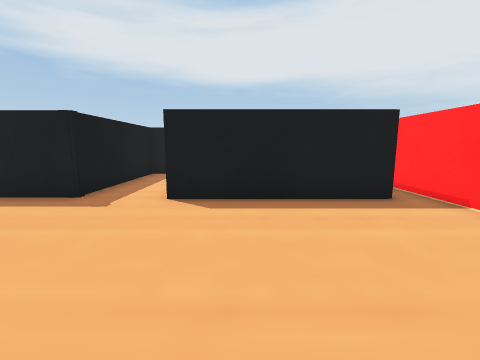
View 1 (above)

24 first-person views from a walk through a Webots world. The camera is 0.06 m above the floor, tilts 8° down and sees 90° across. The floor is counted in squares, 0.05 m on a side. Each view is taken from the middle of a square. On the plan, view 1 faces up. The plan holds only what a view shows up to about 11 squares ahead; the rest is blank. Robots are left out. Simple shapes and patterns stand in for the simulator's stock objects.

View 2
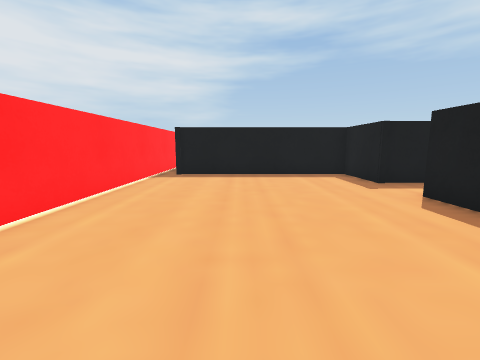

View 3
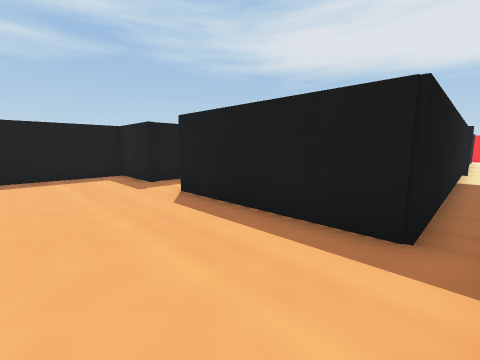

View 4
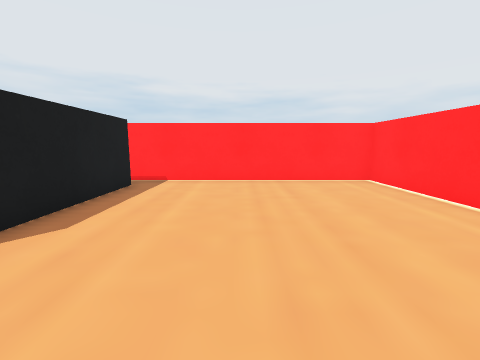

View 5
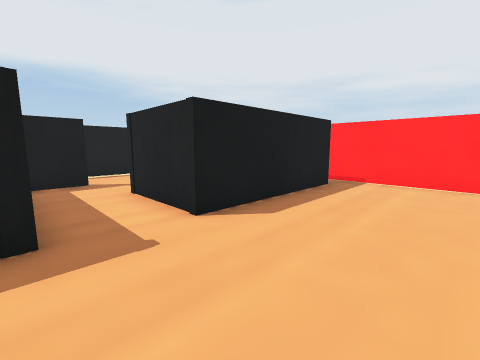

View 6
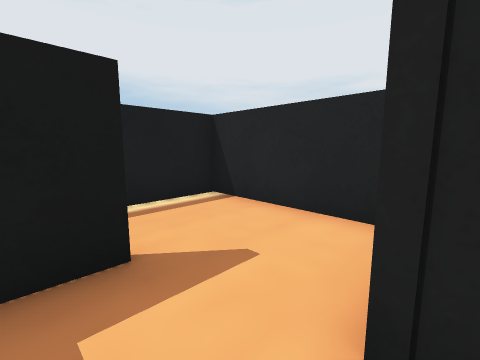

View 7
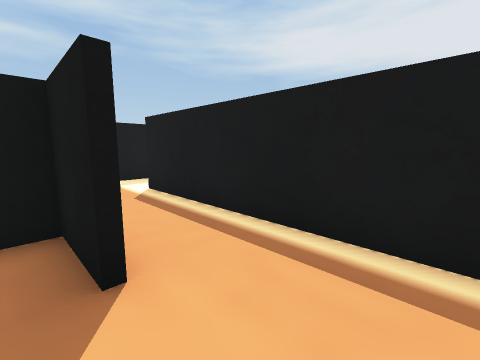

View 8
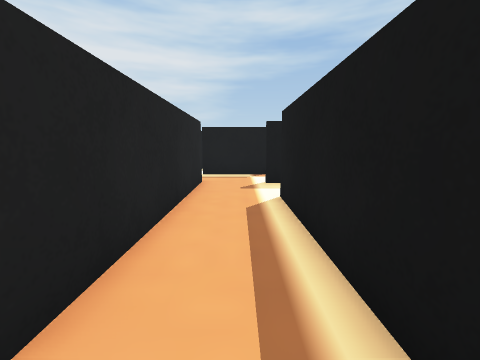

View 9
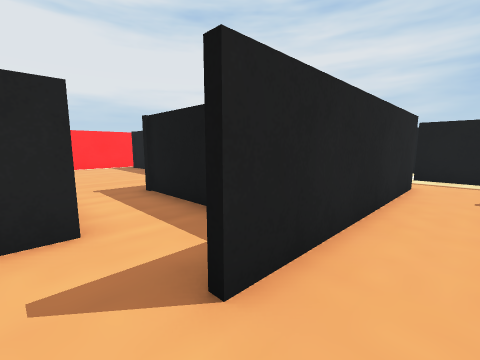

View 10
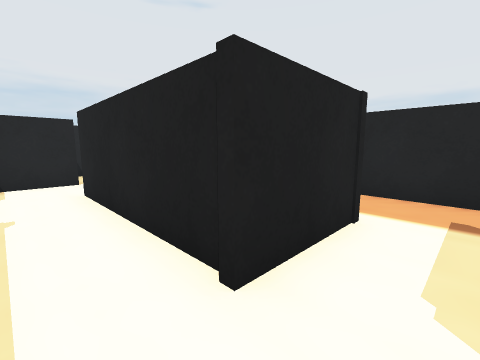

View 11
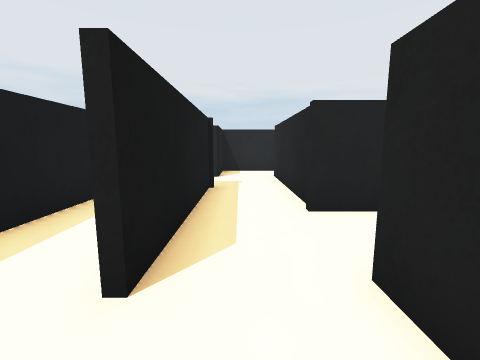

View 12
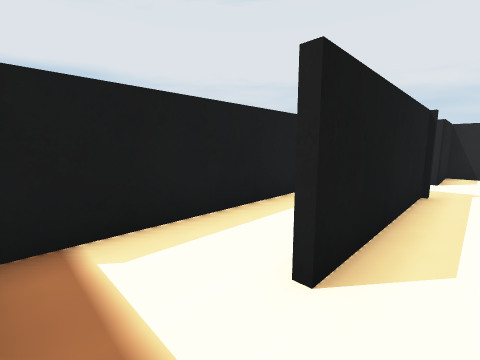

View 13
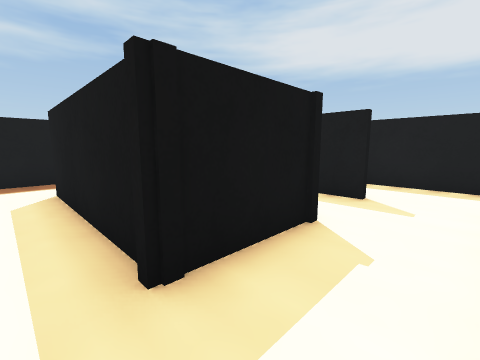

View 14
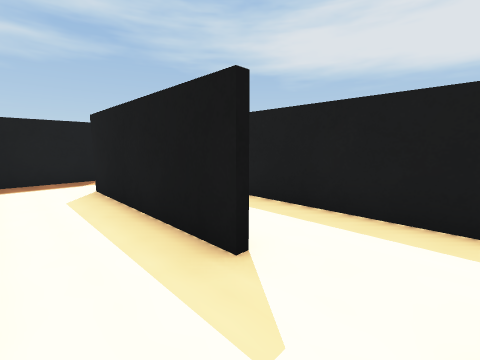

View 15
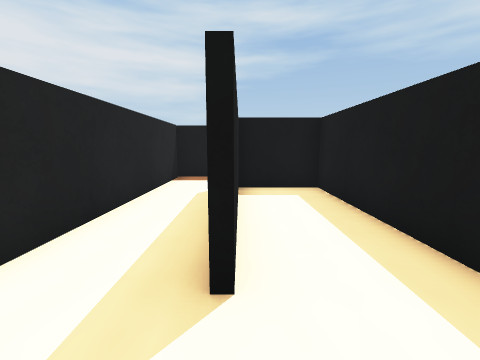

View 16
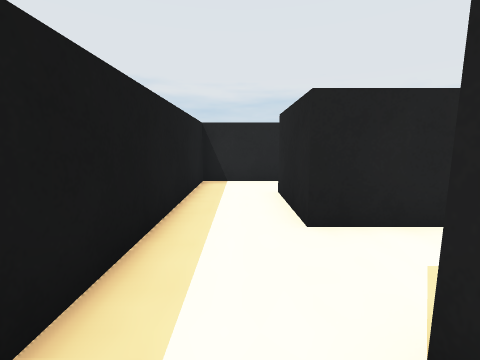

View 17
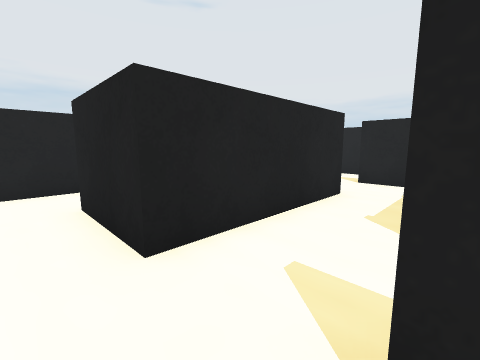

View 18
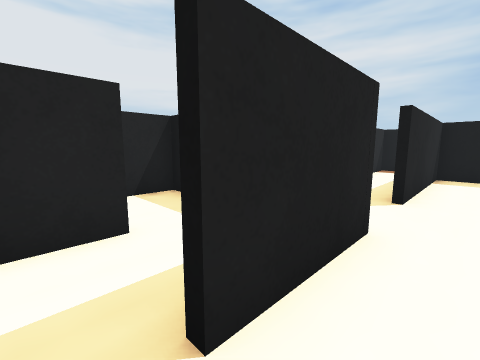

View 19
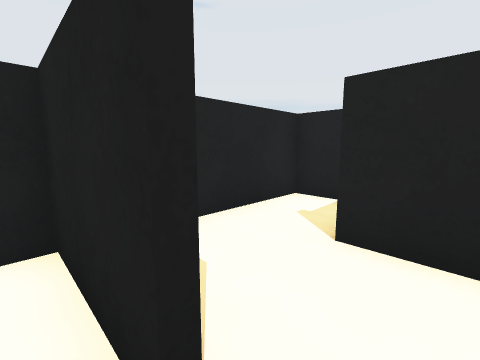

View 20
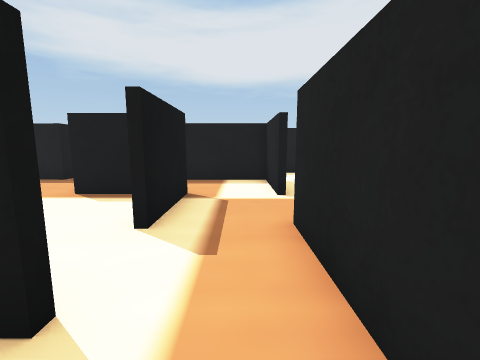

View 21
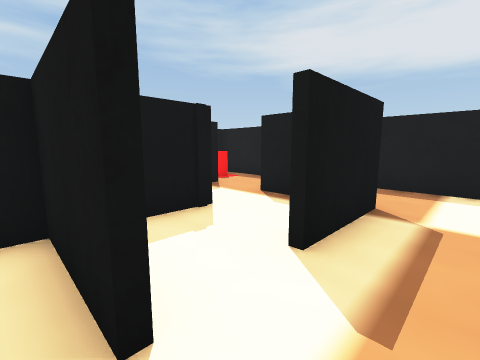

View 22
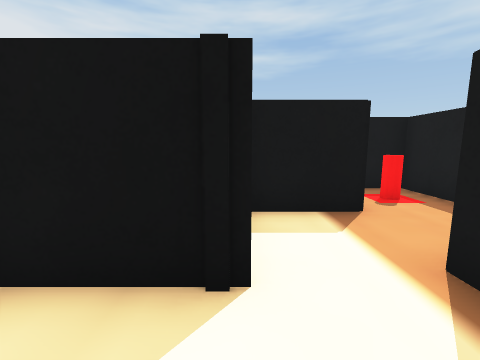

View 23
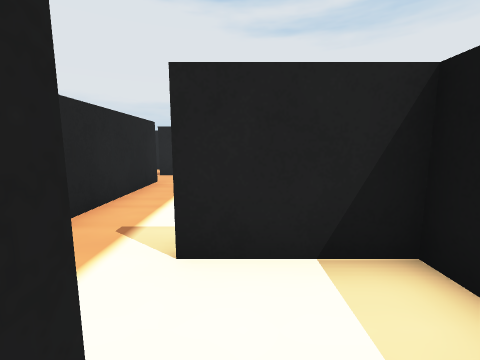

View 24
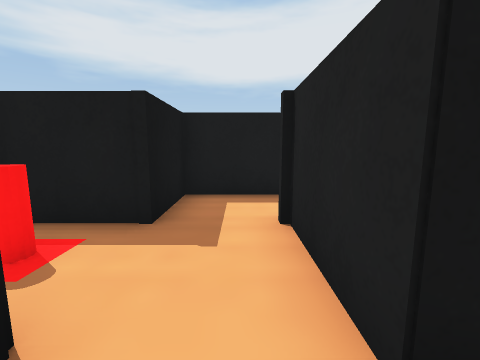

### Floor plan
Ten units are one square. View 1 is at (0, 0); x grows to the right and y downward. Boxes are objects, and circles mark ways between rooms. Rooms are numbered by the first view taken in them; rooms with no view inside come last. Other rooms are left out.
<svg viewBox="-193 -258 243 289">
<path fill="none" stroke="#000" d="M-39 -86 -39 -54 -64 -54 -64 18M-71 26 45 26 45 -71M35 -156 35 -54 -16 -54 -16 -84M-20 -105 -39 -105 -39 -86M-16 -84 -9 -84M10 -90 10 -130 -67 -130M-92 -107 -21 -107M-114 -183 -114 -169M-100 -158 -89 -158M-55 -204 -111 -204M-64 -156 -11 -156M-114 -234 -114 -206 -42 -206M-140 -179 -163 -179 -163 -156 -188 -156 -188 -145M-39 -206 -39 -179 -93 -179M-92 -127 -92 -156 -121 -156M-67 -130 -67 -158M-38 -228 -93 -228M-142 -130 -142 -159M8 -153 8 -179 -16 -179 -16 -230M-16 -230 14 -230M33 -236 33 -253 -90 -253 -90 -230 -38 -230M-13 -180 13 -180M-92 -27 -92 -84M-139 -111 -139 -86 -112 -86M-126 -130 -142 -130M-114 -131 -114 -104M-92 -84 -92 -107M-90 -140 -90 -128M-163 -134 -163 -111M21 -156 35 -156M33 -156 33 -187M8 -206 33 -206 33 -236"/>
<rect x="-185" y="-155" width="20" height="20" fill="#bbb"><title>other object</title></rect>
<circle cx="-30" cy="-80" r="3" fill="#2a7"/>
<circle cx="-90" cy="-120" r="3" fill="#2a7"/>
<circle cx="-25" cy="-230" r="3" fill="#2a7"/>
<circle cx="-115" cy="-130" r="3" fill="#2a7"/>
<circle cx="20" cy="-230" r="3" fill="#2a7"/>
<circle cx="10" cy="-195" r="3" fill="#2a7"/>
<circle cx="-105" cy="-80" r="3" fill="#2a7"/>
<text x="0" y="-20">1</text>
<text x="-20" y="-110">2</text>
<text x="-90" y="-190">3</text>
<text x="-30" y="-240">4</text>
<text x="0" y="-200">5</text>
<text x="-110" y="-60">6</text>
<text x="-120" y="-110">7</text>
<text x="20" y="-190">8</text>
<text x="20" y="-220">9</text>
</svg>
Room 1 opens to room 2. Room 2 opens to room 7. Room 3 opens to room 4. Room 3 opens to room 7. Room 4 opens to room 9. Room 5 opens to room 8. Room 6 opens to room 7.

Where each view was taken, in squares from view 1:
view 1: 0 up, 0 right, facing up
view 2: 1 up, 4 right, facing left
view 3: 2 up, 4 right, facing up-left
view 4: 2 up, 4 left, facing right
view 5: 2 up, 4 left, facing up-right
view 6: 8 up, 3 left, facing up-right
view 7: 10 up, 0 right, facing up-left
view 8: 12 up, 1 left, facing left
view 9: 12 up, 1 left, facing down-left
view 10: 17 up, 8 left, facing down-right
view 11: 17 up, 11 left, facing right
view 12: 17 up, 11 left, facing up-right
view 13: 17 up, 2 left, facing up-left
view 14: 21 up, 2 left, facing up-left
view 15: 23 up, 2 left, facing left
view 16: 24 up, 5 left, facing right
view 17: 24 up, 4 left, facing down-right
view 18: 24 up, 2 right, facing down-left
view 19: 21 up, 0 right, facing down-right
view 20: 7 up, 10 left, facing up
view 21: 8 up, 10 left, facing up-left
view 22: 11 up, 12 left, facing left
view 23: 11 up, 12 left, facing down
view 24: 12 up, 15 left, facing up
